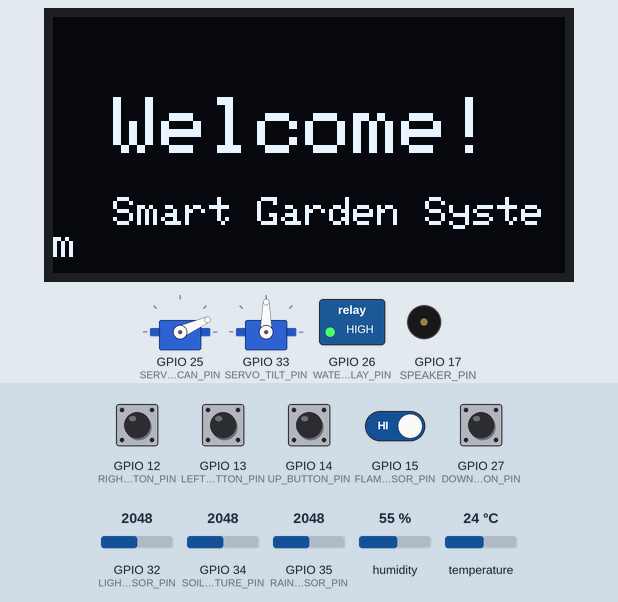
Simulated run of this sketch. Board: ESP32. Shown: 128×64 one-colour display, 2 × servo, switched loads named in the sketch (green lamp = pin HIGH), buzzer (waves = sounding). The inputs (shaded band) are chosen by the test bench; at power-on: GPIO 12 (RIGHT_BUTTON_PIN), GPIO 13 (LEFT_BUTTON_PIN), GPIO 14 (UP_BUTTON_PIN), GPIO 15 (FLAME_SENSOR_PIN), GPIO 27 (DOWN_BUTTON_PIN) HIGH, GPIO 34 (SOIL_MOISTURE_PIN) = 2048, GPIO 32 (LIGHT_SENSOR_PIN) = 2048, GPIO 35 (RAIN_SENSOR_PIN) = 2048, humidity 55 %, temperature 24 °C. WiFi joins after 1.5 s; servers stay silent unless stated; what the sketch prints to the serial monitor is not drawn.

Above: at 2.86 s.
2.9 s: GPIO 13 (LEFT_BUTTON_PIN) pulled LOW for 0.15 s
At 3.59 s:
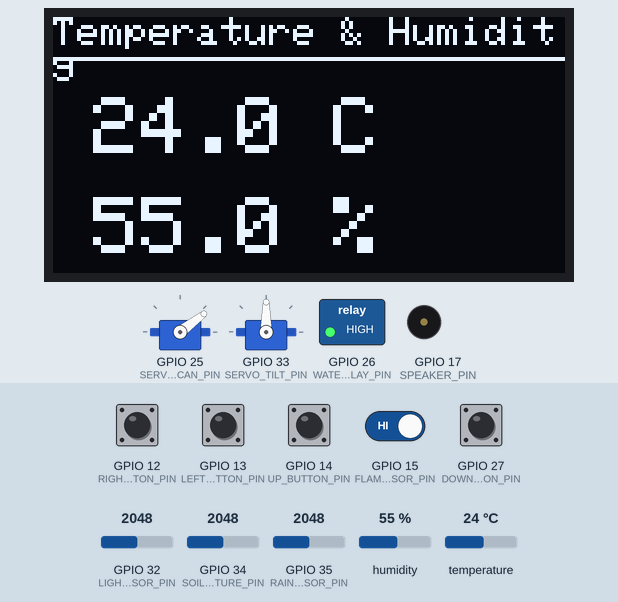
3.6 s: GPIO 13 (LEFT_BUTTON_PIN) pulled LOW for 1 s
At 4.06 s:
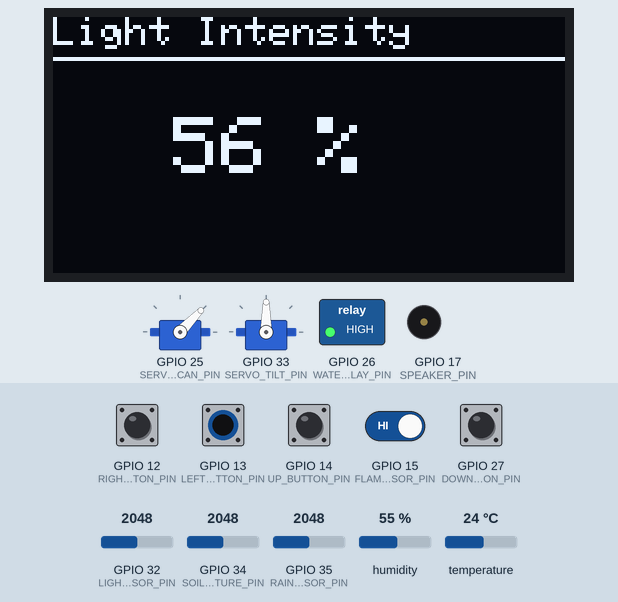
5.2 s: GPIO 34 (SOIL_MOISTURE_PIN) set to 3100
7.4 s: GPIO 34 (SOIL_MOISTURE_PIN) set to 3238
At 9.48 s:
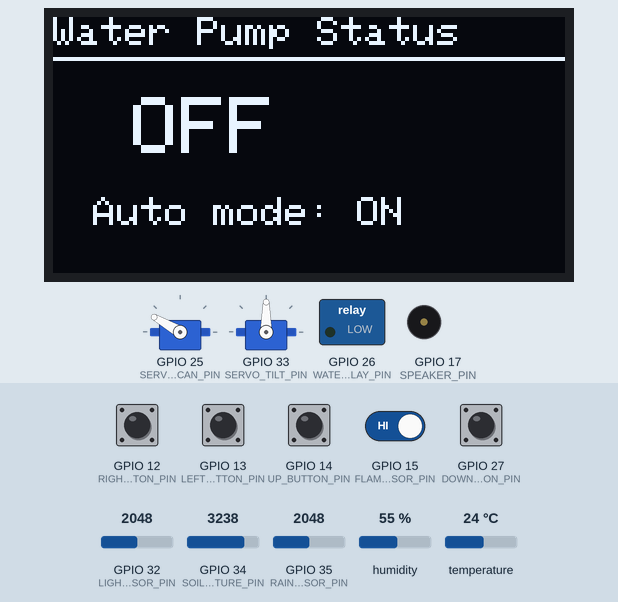
9.5 s: GPIO 27 (DOWN_BUTTON_PIN) pulled LOW for 0.15 s
At 9.69 s:
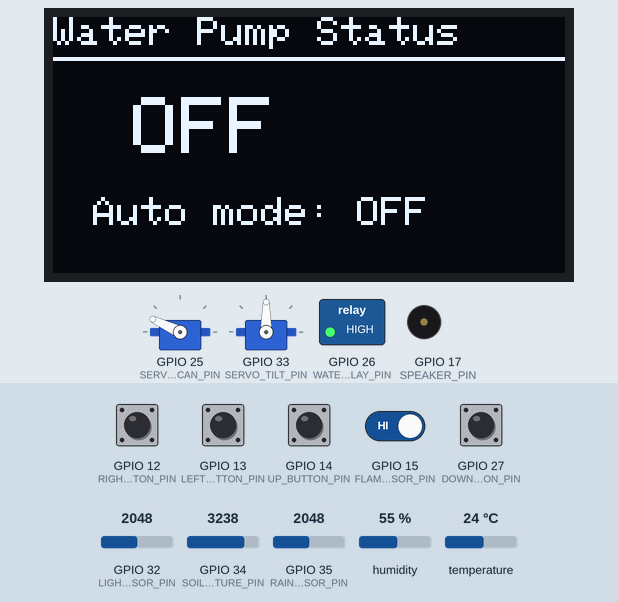
10.2 s: GPIO 14 (UP_BUTTON_PIN) pulled LOW for 0.15 s
At 15.47 s:
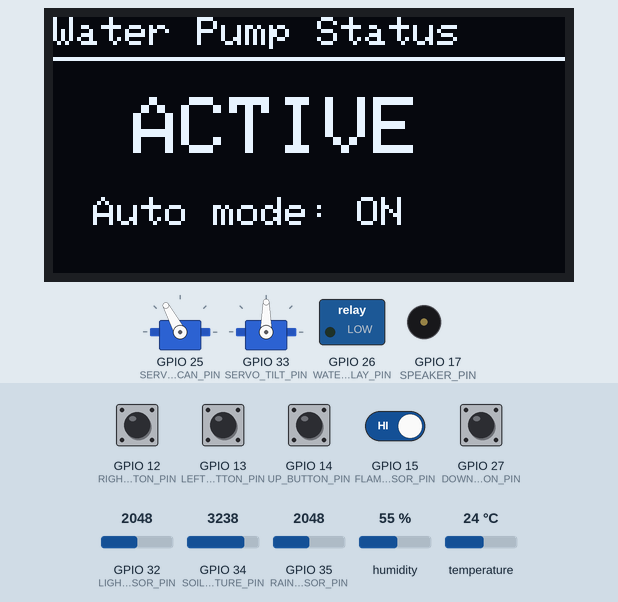
Timing chart, 0 to 16.8 s (numbered marks = the images above; inputs shaded):
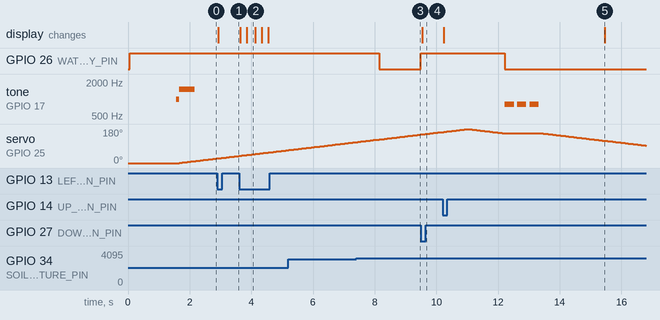

Measured:
- the behaviour switches between 3166 and 3167 on GPIO 34 (SOIL_MOISTURE_PIN) (found by bisection; images 2 and 3)
- after the input at 2.9 s, the display: changes at once (image 1)
- after the input at 3.6 s, the display: first changes after 0.05 s (image 2 shows a later state)
- after the input at 7.4 s, GPIO 26 (WATER_PUMP_RELAY_PIN): HIGH → LOW after 0.75 s
- after the input at 9.5 s, GPIO 26 (WATER_PUMP_RELAY_PIN): LOW → HIGH at once; the display: changes at once (image 4)
- after the input at 10.2 s, GPIO 26 (WATER_PUMP_RELAY_PIN): HIGH → LOW after 2.0 s; tone on GPIO 17 (SPEAKER_PIN): alternates 800 Hz for 0.30 s and silent for 0.10 s, 6 changes in all, then stays silent, starting after 2.0 s; the display: first changes at once (image 5 shows a later state)
- by itself, servo on GPIO 25 (SERVO_SCAN_PIN): rises from 164° to 180° in 0.77 s, then falls to 92° in 5.8 s

The sketch:

garden.ino
```cpp
#include <Wire.h>
#include <Adafruit_GFX.h>
#include <Adafruit_SSD1306.h>
#include <DHT.h>
#include <ESP32Servo.h>
#include <WiFi.h>
#include <ArduinoJson.h>
#include <WebServer.h>

// Define OLED display parameters
#define SCREEN_WIDTH 128
#define SCREEN_HEIGHT 64
#define OLED_RESET -1
Adafruit_SSD1306 display(SCREEN_WIDTH, SCREEN_HEIGHT, &Wire, OLED_RESET);

// Define pins
#define DHT_PIN 4
#define SOIL_MOISTURE_PIN 34
#define RAIN_SENSOR_PIN 35
#define FLAME_SENSOR_PIN 15
#define LIGHT_SENSOR_PIN 32
#define WATER_PUMP_RELAY_PIN 26
#define SERVO_SCAN_PIN 25
#define SERVO_TILT_PIN 33
#define SPEAKER_PIN 17
#define LEFT_BUTTON_PIN 13
#define RIGHT_BUTTON_PIN 12
#define UP_BUTTON_PIN 14
#define DOWN_BUTTON_PIN 27

// Define DHT sensor type
#define DHTTYPE DHT22

// Initialize sensors
DHT dht(DHT_PIN, DHTTYPE);
Servo servoScan;
Servo servoTilt;

// Variables for sensor readings
float temperature = 0;
float humidity = 0;
int soilMoisture = 0;
int rainDetection = 0;
bool flameDetected = false;
int lightIntensity = 0;

// System state variables
bool waterPumpAutomatic = true;
bool speakerEnabled = true;
bool waterPumpActive = false;
int displayMode = 0; // 0: Welcome, 1: Temp, 2: Humidity, etc.
int scanServoPosition = 0;
int tiltServoPosition = 90;
bool scanDirectionClockwise = true;

// Variables for button debounce
unsigned long lastButtonPressTime = 0;
const long debounceDelay = 200;

// Variables for timing
unsigned long lastUpdateTime = 0;
unsigned long lastSpeakerTime = 0;
unsigned long lastServoUpdateTime = 0;
unsigned long lastFlameAlertTime = 0;
unsigned long lastSoilMoistureAlertTime = 0;

// WiFi and web server setup
const char* ssid = "<YOUR_WIFI_NAME>";
const char* password = "<YOUR_WIFI_PASSWORD>";
WebServer server(80);

// Function prototypes for handling HTTP requests
void handleGetData();
void handleServoControl();
void handleControl();

void setup() {
  // Initialize serial communication for debugging
  Serial.begin(115200);
  Serial.println("Starting Agriguardian");

  // Initialize I2C for OLED
  Wire.begin();

  // Initialize OLED display
  if(!display.begin(SSD1306_SWITCHCAPVCC, 0x3C)) { // Address 0x3C for 128x64
    Serial.println(F("SSD1306 allocation failed"));
    for(;;); // Don't proceed, loop forever
  }

  // Clear the buffer and display welcome message
  display.clearDisplay();
  display.setTextSize(2);
  display.setTextColor(SSD1306_WHITE);
  display.setCursor(15, 20);
  display.println("Welcome!");
  display.setTextSize(1);
  display.setCursor(15, 45);
  display.println("Smart Garden System");
  display.display();
  Serial.println("OLED initialized with welcome message");

  // Initialize sensors and pins
  dht.begin();
  pinMode(SOIL_MOISTURE_PIN, INPUT);
  pinMode(RAIN_SENSOR_PIN, INPUT);
  pinMode(FLAME_SENSOR_PIN, INPUT);
  pinMode(LIGHT_SENSOR_PIN, INPUT);
  pinMode(WATER_PUMP_RELAY_PIN, OUTPUT);
  pinMode(SPEAKER_PIN, OUTPUT);
  pinMode(LEFT_BUTTON_PIN, INPUT_PULLUP);
  pinMode(RIGHT_BUTTON_PIN, INPUT_PULLUP);
  pinMode(UP_BUTTON_PIN, INPUT_PULLUP);
  pinMode(DOWN_BUTTON_PIN, INPUT_PULLUP);

  // Initialize outputs
  digitalWrite(WATER_PUMP_RELAY_PIN, HIGH); // Relay is active LOW

  // Initialize servos
  ESP32PWM::allocateTimer(0);
  ESP32PWM::allocateTimer(1);
  servoScan.setPeriodHertz(50);  // Standard 50Hz servo
  servoTilt.setPeriodHertz(50);  // Standard 50Hz servo
  servoScan.attach(SERVO_SCAN_PIN, 500, 2400);
  servoTilt.attach(SERVO_TILT_PIN, 500, 2400);
  servoScan.write(0);
  servoTilt.write(90);
  Serial.println("Servos initialized");

  // Setup WiFi
  Serial.println("Connecting to WiFi...");
  WiFi.begin(ssid, password);
  while (WiFi.status() != WL_CONNECTED) {
    delay(500);
    Serial.print(".");
  }
  Serial.println("");
  Serial.println("WiFi connected");
  Serial.print("IP address: ");
  Serial.println(WiFi.localIP());

  // Setup server endpoints
  server.on("/data", HTTP_GET, handleGetData);
  server.on("/servo", HTTP_POST, handleServoControl);
  server.on("/control", HTTP_POST, handleControl);
  server.begin();
  Serial.println("Web server started");

  // Play startup tone
  playTone(1000, 500);
  delay(100);
  playTone(1500, 500);

  Serial.println("System setup complete");
}

void loop() {
  // Handle incoming client requests
  server.handleClient();

  // Read button states (with debouncing)
  if (millis() - lastButtonPressTime > debounceDelay) {
    // Check left button (change display mode)
    if (digitalRead(LEFT_BUTTON_PIN) == LOW) {
      displayMode = (displayMode + 1) % 8; // 8 different display modes
      updateDisplay();
      lastButtonPressTime = millis();
      Serial.print("Display mode changed to: ");
      Serial.println(displayMode);
    }

    // Check right button (for future use if needed)
    if (digitalRead(RIGHT_BUTTON_PIN) == LOW) {
      // Future functionality can be added here
      Serial.println("Right button pressed");
      lastButtonPressTime = millis();
    }

    // Check up button (enable automatic mode)
    if (digitalRead(UP_BUTTON_PIN) == LOW) {
      waterPumpAutomatic = true;
      speakerEnabled = true;
      updateDisplay();
      lastButtonPressTime = millis();
      Serial.println("Automatic mode enabled for pump and speaker");
    }

    // Check down button (disable automatic mode)
    if (digitalRead(DOWN_BUTTON_PIN) == LOW) {
      waterPumpAutomatic = false;
      speakerEnabled = false;
      stopWaterPump(); // Make sure pump is off when switching to manual
      updateDisplay();
      lastButtonPressTime = millis();
      Serial.println("Automatic mode disabled for pump and speaker");
    }
  }

  // Update sensor readings every 2 seconds
  if (millis() - lastUpdateTime > 2000) {
    readSensors();
    updateDisplay();
    checkConditions();
    lastUpdateTime = millis();
  }

  // Handle servo scanning motion
  if (millis() - lastServoUpdateTime > 50) {
    updateScanServo();
    lastServoUpdateTime = millis();
  }

  // Handle flame alerts (continuous)
  if (flameDetected && speakerEnabled && millis() - lastFlameAlertTime > 3000) {
    announceFlameAlert();
    lastFlameAlertTime = millis();
  }
}

// Function to read all sensor values
void readSensors() {
  // Read DHT22 sensor (temperature and humidity)
  float newTemp = dht.readTemperature();
  float newHumid = dht.readHumidity();
  if (!isnan(newTemp) && !isnan(newHumid)) {
    temperature = newTemp;
    humidity = newHumid;
    Serial.print("Temperature: ");
    Serial.print(temperature);
    Serial.print("°C, Humidity: ");
    Serial.println(humidity);
  } else {
    Serial.println("Failed to read from DHT sensor!");
  }

  // Read soil moisture sensor
  int rawSoilMoisture = analogRead(SOIL_MOISTURE_PIN);
  // Convert analog reading to percentage (adjust these values based on your sensor)
  // Assuming 4095 is completely dry and 1000 is fully wet
  soilMoisture = map(constrain(rawSoilMoisture, 1000, 4095), 4095, 1000, 0, 100);
  Serial.print("Soil Moisture: ");
  Serial.print(soilMoisture);
  Serial.println("%");

  // Read rain detection sensor
  int rawRainReading = analogRead(RAIN_SENSOR_PIN);
  // Convert analog reading to percentage (adjust these values based on your sensor)
  // Assuming 4095 is completely dry and 1000 is fully wet
  rainDetection = map(constrain(rawRainReading, 1000, 4095), 4095, 1000, 0, 100);
  Serial.print("Rain Detection: ");
  Serial.print(rainDetection);
  Serial.println("%");

  // Read flame sensor (digital)
  flameDetected = (digitalRead(FLAME_SENSOR_PIN) == LOW); // Most flame sensors are active LOW
  Serial.print("Flame Detected: ");
  Serial.println(flameDetected ? "YES" : "NO");

  // Read light sensor
  int rawLightReading = analogRead(LIGHT_SENSOR_PIN);
  // Convert analog reading to percentage (adjust these values based on your sensor)
  // Assuming 4095 is completely dark and 500 is bright light
  lightIntensity = map(constrain(rawLightReading, 500, 4095), 4095, 500, 0, 100);
  Serial.print("Light Intensity: ");
  Serial.print(lightIntensity);
  Serial.println("%");
}

// Function to check conditions and take actions
void checkConditions() {
  // Check soil moisture for auto watering
  if (waterPumpAutomatic && soilMoisture < 30 && !waterPumpActive) {
    startWaterPump();

    // Announce low soil moisture if speaker is enabled
    if (speakerEnabled && millis() - lastSoilMoistureAlertTime > 10000) {
      announceLowMoisture();
      lastSoilMoistureAlertTime = millis();
    }
  }

  // Stop water pump if soil moisture reaches 75%
  if (waterPumpActive && soilMoisture >= 75) {
    stopWaterPump();
  }
}

// Function to start water pump
void startWaterPump() {
  digitalWrite(WATER_PUMP_RELAY_PIN, LOW); // Relay is active LOW
  waterPumpActive = true;
  Serial.println("Water pump activated");
}

// Function to stop water pump
void stopWaterPump() {
  digitalWrite(WATER_PUMP_RELAY_PIN, HIGH); // Relay inactive
  waterPumpActive = false;
  Serial.println("Water pump deactivated");
}

// Function to update scan servo position
void updateScanServo() {
  if (scanDirectionClockwise) {
    scanServoPosition++;
    if (scanServoPosition >= 180) {
      scanDirectionClockwise = false;
    }
  } else {
    scanServoPosition--;
    if (scanServoPosition <= 0) {
      scanDirectionClockwise = true;
    }
  }
  servoScan.write(scanServoPosition);
}

// Function to play a tone on the speaker
void playTone(int frequency, int duration) {
  if (speakerEnabled) {
    tone(SPEAKER_PIN, frequency, duration);
    Serial.print("Playing tone: ");
    Serial.print(frequency);
    Serial.print("Hz for ");
    Serial.print(duration);
    Serial.println("ms");
  }
}

// Function to announce low soil moisture
void announceLowMoisture() {
  // Play 3 beeps for low moisture alert
  for (int i = 0; i < 3; i++) {
    playTone(800, 300);
    delay(400);
  }
  Serial.println("Low soil moisture announced");
}

// Function to announce flame alert
void announceFlameAlert() {
  // Play alarm sound for flame alert
  for (int i = 0; i < 3; i++) {
    playTone(2000, 200);
    delay(100);
    playTone(1500, 200);
    delay(100);
  }
  Serial.println("Flame alert announced");
}

// Function to update the OLED display based on current mode
void updateDisplay() {
  display.clearDisplay();
  display.setTextColor(SSD1306_WHITE);

  switch (displayMode) {
    case 0: // Welcome screen
      display.setTextSize(2);
      display.setCursor(15, 20);
      display.println("Welcome!");
      display.setTextSize(1);
      display.setCursor(15, 45);
      display.println("Smart Garden System");
      break;

    case 1: // Temperature and Humidity
      display.setTextSize(1);
      display.setCursor(0, 0);
      display.println("Temperature & Humidity");
      display.drawLine(0, 10, display.width(), 10, SSD1306_WHITE);

      display.setTextSize(2);
      display.setCursor(10, 20);
      display.print(temperature, 1);
      display.println(" C");

      display.setCursor(10, 45);
      display.print(humidity, 1);
      display.println(" %");
      break;

    case 2: // Soil Moisture
      display.setTextSize(1);
      display.setCursor(0, 0);
      display.println("Soil Moisture");
      display.drawLine(0, 10, display.width(), 10, SSD1306_WHITE);

      display.setTextSize(2);
      display.setCursor(30, 25);
      display.print(soilMoisture);
      display.println(" %");

      display.setTextSize(1);
      display.setCursor(0, 50);
      display.print("Pump: ");
      display.println(waterPumpActive ? "ON" : "OFF");
      display.print("Auto: ");
      display.println(waterPumpAutomatic ? "ON" : "OFF");
      break;

    case 3: // Light Intensity
      display.setTextSize(1);
      display.setCursor(0, 0);
      display.println("Light Intensity");
      display.drawLine(0, 10, display.width(), 10, SSD1306_WHITE);

      display.setTextSize(2);
      display.setCursor(30, 25);
      display.print(lightIntensity);
      display.println(" %");
      break;

    case 4: // Rain Detection
      display.setTextSize(1);
      display.setCursor(0, 0);
      display.println("Rain Detection");
      display.drawLine(0, 10, display.width(), 10, SSD1306_WHITE);

      display.setTextSize(2);
      display.setCursor(30, 25);
      display.print(rainDetection);
      display.println(" %");
      break;

    case 5: // Flame Detection
      display.setTextSize(1);
      display.setCursor(0, 0);
      display.println("Flame Detection");
      display.drawLine(0, 10, display.width(), 10, SSD1306_WHITE);

      display.setTextSize(2);
      display.setCursor(20, 25);
      display.println(flameDetected ? "DETECTED!" : "Safe");

      if (flameDetected) {
        // Flash the display if flame detected
        if ((millis() / 500) % 2 == 0) {
          display.invertDisplay(true);
        } else {
          display.invertDisplay(false);
        }
      } else {
        display.invertDisplay(false);
      }
      break;

    case 6: // Water Pump Status
      display.setTextSize(1);
      display.setCursor(0, 0);
      display.println("Water Pump Status");
      display.drawLine(0, 10, display.width(), 10, SSD1306_WHITE);

      display.setTextSize(2);
      display.setCursor(20, 20);
      display.println(waterPumpActive ? "ACTIVE" : "OFF");

      display.setTextSize(1);
      display.setCursor(10, 45);
      display.print("Auto mode: ");
      display.println(waterPumpAutomatic ? "ON" : "OFF");
      break;

    case 7: // Speaker Status
      display.setTextSize(1);
      display.setCursor(0, 0);
      display.println("Speaker Status");
      display.drawLine(0, 10, display.width(), 10, SSD1306_WHITE);

      display.setTextSize(2);
      display.setCursor(30, 25);
      display.println(speakerEnabled ? "ON" : "OFF");
      break;
  }

  display.display();
}

// Function to handle GET requests for sensor data
void handleGetData() {
  // Create a JSON document
  DynamicJsonDocument doc(1024);

  // Add sensor data
  doc["temperature"] = temperature;
  doc["humidity"] = humidity;
  doc["soilMoisture"] = soilMoisture;
  doc["rainDetection"] = rainDetection;
  doc["flameDetected"] = flameDetected;
  doc["lightIntensity"] = lightIntensity;

  // Add system status
  doc["waterPumpActive"] = waterPumpActive;
  doc["waterPumpAutomatic"] = waterPumpAutomatic;
  doc["speakerEnabled"] = speakerEnabled;
  doc["scanServoPosition"] = scanServoPosition;
  doc["tiltServoPosition"] = tiltServoPosition;

  // Convert to string
  String jsonString;
  serializeJson(doc, jsonString);

  // Send response
  server.send(200, "application/json", jsonString);
  Serial.println("Sent sensor data as JSON");
}

// Function to handle POST requests for servo control
void handleServoControl() {
  // Check if the request has the required parameters
  if (!server.hasArg("plain")) {
    server.send(400, "text/plain", "Missing body");
    return;
  }

  // Parse JSON from request body
  String body = server.arg("plain");
  DynamicJsonDocument doc(1024);
  DeserializationError error = deserializeJson(doc, body);

  // Check for parsing errors
  if (error) {
    server.send(400, "text/plain", "Invalid JSON");
    return;
  }

  // Check for servo control commands
  if (doc.containsKey("scan")) {
    int position = doc["scan"];
    if (position >= 0 && position <= 180) {
      servoScan.write(position);
      scanServoPosition = position;
      Serial.print("Set scan servo to position: ");
      Serial.println(position);
    }
  }

  if (doc.containsKey("tilt")) {
    int position = doc["tilt"];
    if (position >= 0 && position <= 180) {
      servoTilt.write(position);
      tiltServoPosition = position;
      Serial.print("Set tilt servo to position: ");
      Serial.println(position);
    }
  }

  server.send(200, "text/plain", "Servo positions updated");
}

// Function to handle POST requests for system control
void handleControl() {
  // Check if the request has the required parameters
  if (!server.hasArg("plain")) {
    server.send(400, "text/plain", "Missing body");
    return;
  }

  // Parse JSON from request body
  String body = server.arg("plain");
  DynamicJsonDocument doc(1024);
  DeserializationError error = deserializeJson(doc, body);

  // Check for parsing errors
  if (error) {
    server.send(400, "text/plain", "Invalid JSON");
    return;
  }

  if (doc.containsKey("command") && doc.containsKey("state")) {
    String command = doc["command"];
    bool state = doc["state"];

    Serial.print("Received command: ");
    Serial.print(command);
    Serial.print(", state: ");
    Serial.println(state ? "true" : "false");

    if (command == "waterPump") {
      if (state) {
        startWaterPump();
      } else {
        stopWaterPump();
      }
      server.send(200, "text/plain", "Water pump state updated");
    }
    else if (command == "waterPumpAutomatic") {
      waterPumpAutomatic = state;
      if (!waterPumpAutomatic && waterPumpActive) {
        // If disabling automatic mode and pump is active, turn it off
        stopWaterPump();
      }
      server.send(200, "text/plain", "Water pump automatic mode updated");
    }
    else if (command == "speaker") {
      speakerEnabled = state;
      server.send(200, "text/plain", "Speaker state updated");
    }
    else {
      server.send(400, "text/plain", "Unknown command");
    }
  } else {
    server.send(400, "text/plain", "Missing command or state parameter");
  }
}
```
